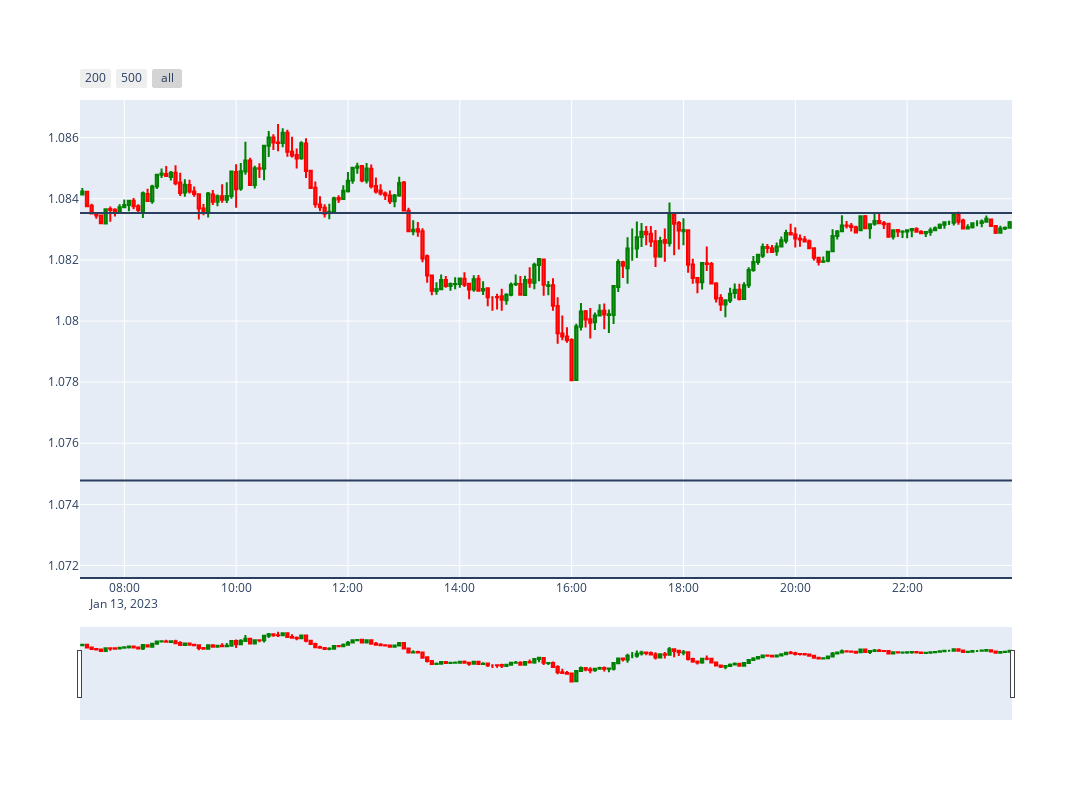

The code cell stored with this chart in its notebook:
### Code cell
fig = go.Figure(data=[go.Candlestick(x=df_test['Data'],
                open=df_test['Open'],
                high=df_test['High'],
                low=df_test['Low'],
                close=df_test['Close'],
                increasing_line_color= 'green', decreasing_line_color= 'red')])

for price_j in new:
    price = price_j['price']
    fig.add_hline(y=price)
fig.update_xaxes(
    rangeslider_visible=True,
    rangeselector=dict(
        buttons=list([
            dict(count=200, label="200", step="minute", stepmode="backward"),
            dict(count=500, label="500", step="minute", stepmode="backward"),
            
            dict(step="all")
        ])
    )
)

fig.update_layout(
    autosize=False,
    width=1500,
    height=800,)

fig.show()

### Figure 1 — Plotly figure (JSON) as saved in the notebook; plotly's stock layout.template omitted (floating-point values rounded to 4 significant figures; data arrays with more than 128 entries replaced by an {"elided": "..."} marker saying what was removed)
{"data": [{"close": {"elided": "200 float values"}, "decreasing": {"line": {"color": "red"}}, "high": {"elided": "200 float values"}, "increasing": {"line": {"color": "green"}}, "low": {"elided": "200 float values"}, "open": {"elided": "200 float values"}, "type": "candlestick", "x": {"elided": "200 str values"}}], "layout": {"autosize": false, "height": 800, "shapes": [{"type": "line", "x0": 0, "x1": 1, "xref": "x domain", "y0": 1.075, "y1": 1.075, "yref": "y"}, {"type": "line", "x0": 0, "x1": 1, "xref": "x domain", "y0": 1.084, "y1": 1.084, "yref": "y"}, {"type": "line", "x0": 0, "x1": 1, "xref": "x domain", "y0": 1.072, "y1": 1.072, "yref": "y"}], "width": 1500, "xaxis": {"rangeselector": {"buttons": [{"count": 200, "label": "200", "step": "minute", "stepmode": "backward"}, {"count": 500, "label": "500", "step": "minute", "stepmode": "backward"}, {"step": "all"}]}, "rangeslider": {"visible": true}}}}
